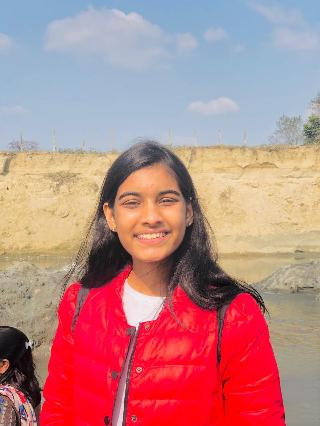
#> input picture opencv/photos/16445.jpg, 320 x 426 px
$ python facedetection_harcascades.py
#> lines starting #> are read from the running program, lines starting #| are printed output that depends on the picture; after the words box and inside, x2 and y2 are one past the last pixel; in counts of white or black regions, pixels touching at a corner belong together
#haar cascades - open cv built in classifier to detect face
import cv2 as cv

img = cv.imread('photos/16445.jpg')
#> img is the input picture: shape (426, 320, 3); mean B, G, R 134.9, 133.6, 185.9
cv.imshow('Person', img)

#face detection does not involve skin tone or the  colors in the image

#grayscale
gray = cv.cvtColor(img, cv.COLOR_BGR2GRAY)
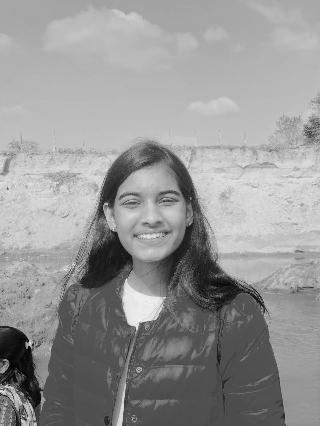
#> gray: shape (426, 320); min 0, max 251, mean 149.4
cv.imshow('Gray Person', gray)

haar_cascade = cv.CascadeClassifier('haar_face.xml')

#rectangular coordinates for the faces present in the image
faces_rect = haar_cascade.detectMultiScale(gray, scaleFactor = 1.1, minNeighbors = 3)
#> faces_rect = [[108, 167, 85, 85]]

print(f'Number of faces found= {len(faces_rect)}')
#| Number of faces found= 1


#will detect the faces in the image- will also mark the neck or other skin showing areas, as
#haar cascades are really sensitive to noise
#try changing image and try - by changing the thickness we can detect more faces
for(x,y,w,h) in faces_rect:
    cv.rectangle(img, (x,y), (x+w, y+h), (0,255,0), thickness =2)
#> this loop made 1 pass
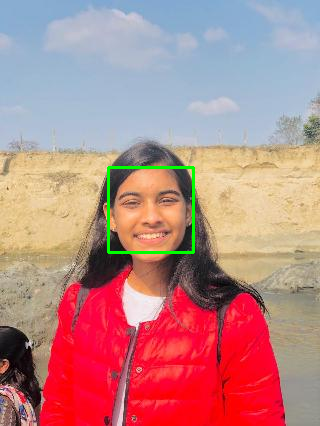
#> img: shape (426, 320, 3); 0.75% of pixels changed, all inside (x1, y1, x2, y2) = (107, 166, 195, 254)

cv.imshow('Detected image',img)


cv.waitKey(0)

$ run again, with opencv/photos/14556.jpg copied over opencv/photos/16445.jpg
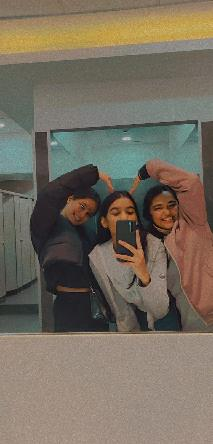
#> input picture opencv/photos/14556.jpg, 213 x 444 px
#> img is the input picture: shape (444, 213, 3); mean B, G, R 95.8, 109.6, 119.2
#> `gray = cv.cvtColor(img, cv.COLOR_BGR2GRAY)`:
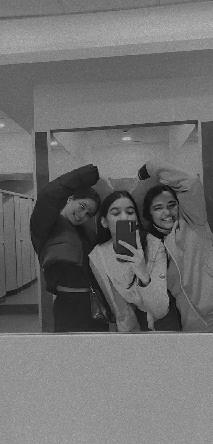
#> gray: shape (444, 213); min 2, max 194, mean 110.9
#> faces_rect = [[105, 199, 36, 36], [148, 194, 35, 35]]
#| Number of faces found= 2
#> the loop `for(x,y,w,h) in faces_rect:` made 2 passes
#> after the loop `for(x,y,w,h) in faces_rect:`:
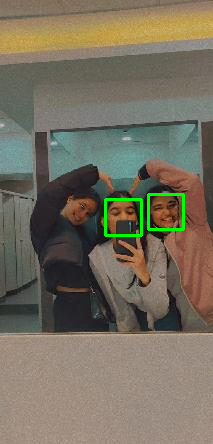
#> img: shape (444, 213, 3); 0.89% of pixels changed, all inside (x1, y1, x2, y2) = (104, 193, 185, 237)

$ run again, with opencv/photos/16529.jpg copied over opencv/photos/16445.jpg
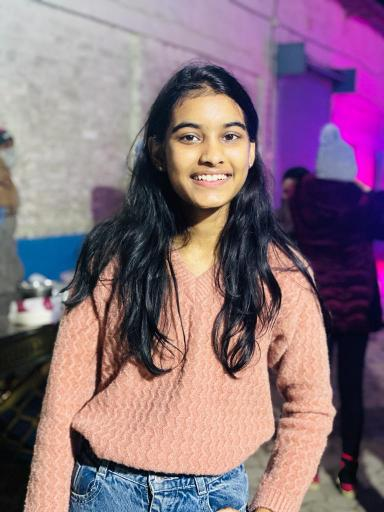
#> input picture opencv/photos/16529.jpg, 384 x 512 px
#> img is the input picture: shape (512, 384, 3); mean B, G, R 125.4, 111.9, 136.9
#> `gray = cv.cvtColor(img, cv.COLOR_BGR2GRAY)`:
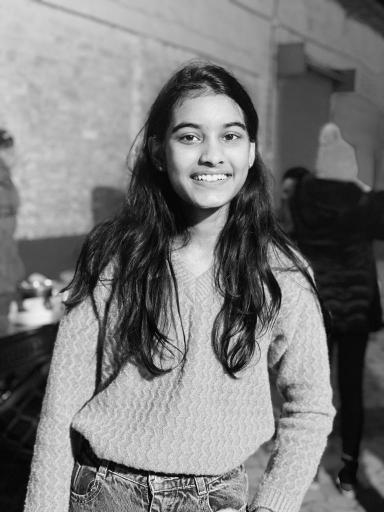
#> gray: shape (512, 384); min 0, max 251, mean 120.9
#> faces_rect = [[13, 204, 29, 29], [159, 95, 103, 103], [179, 178, 87, 87]]
#| Number of faces found= 3
#> the loop `for(x,y,w,h) in faces_rect:` made 3 passes
#> after the loop `for(x,y,w,h) in faces_rect:`:
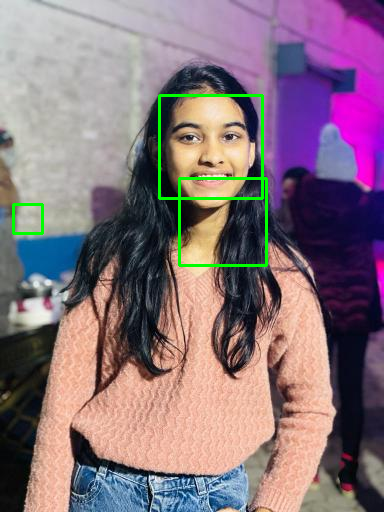
#> img: shape (512, 384, 3); 1.32% of pixels changed, all inside (x1, y1, x2, y2) = (12, 94, 268, 267)

$ run again, with opencv/photos/16600.jpg copied over opencv/photos/16445.jpg
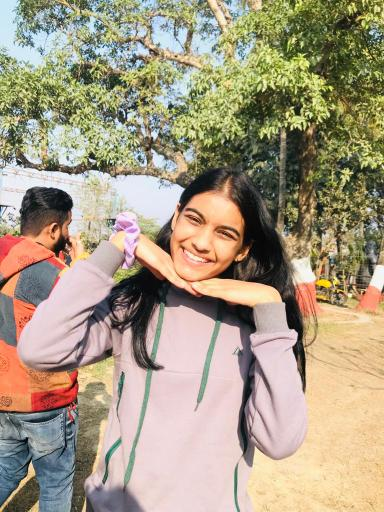
#> input picture opencv/photos/16600.jpg, 384 x 512 px
#> img is the input picture: shape (512, 384, 3); mean B, G, R 131.7, 154.8, 167.5
#> `gray = cv.cvtColor(img, cv.COLOR_BGR2GRAY)`:
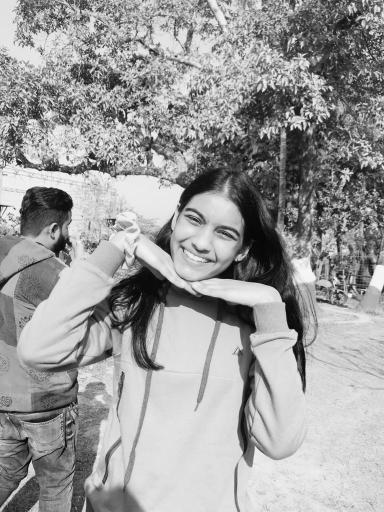
#> gray: shape (512, 384); min 0, max 255, mean 156
#> faces_rect = [[167, 194, 84, 84]]
#| Number of faces found= 1
#> the loop `for(x,y,w,h) in faces_rect:` made 1 pass
#> after the loop `for(x,y,w,h) in faces_rect:`:
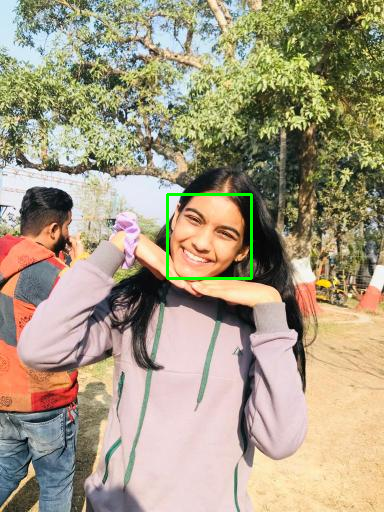
#> img: shape (512, 384, 3); 0.51% of pixels changed, all inside (x1, y1, x2, y2) = (166, 193, 253, 280)
